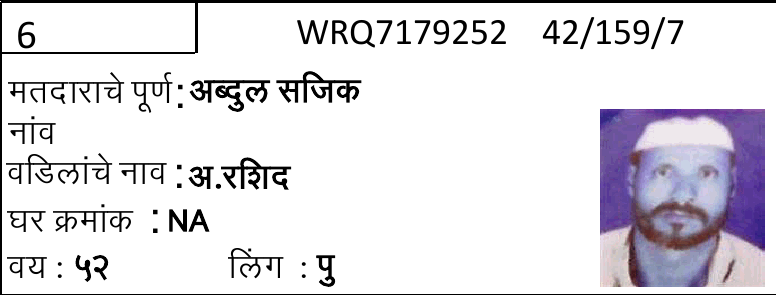
#> input picture data/1.png, 776 x 295 px
$ python -i crop.py   (imports and definitions only)
#> lines starting #> are read from the running program, lines starting #| are printed output that depends on the picture; after the words box and inside, x2 and y2 are one past the last pixel; in counts of white or black regions, pixels touching at a corner belong together
#> further down, picture is the input picture: shape (295, 776, 3); mean B, G, R 227.6, 222.3, 224.4

"""src.crop
-----------------

Utilities for cropping regions of interest from images used in
the ImageProcessing project.

This module provides deterministic crops (for age/gender regions)
and a utility to tightly crop around dark foreground pixels on a
light background.

All functions validate inputs, use snake_case names, and return
copies of image slices to avoid surprises from view semantics.
"""


import cv2
import numpy as np
from typing import Tuple

__all__ = ["crop_age", "crop_gender", "cut2cut_crop", "crop_epic_id", "crop_name", "crop_relationship",
           "crop_relationship_name", "crop_sr_no", "crop_ward_id", "crop_house_no"]


def _validate_image_and_shape(img: np.ndarray) -> Tuple[int, int]:
    if img is None:
        raise ValueError("`img` is None")
    if not isinstance(img, np.ndarray):
        raise TypeError("`img` must be a numpy.ndarray")
    if img.size == 0:
        raise ValueError("Empty image provided")

    h, w = img.shape[:2]
#> h = 295; w = 776
    return h, w


def _clamp(value: int, minimum: int, maximum: int) -> int:
    return max(minimum, min(value, maximum))


def cut2cut_crop(img: np.ndarray) -> np.ndarray:
    _ = _validate_image_and_shape(img)

    if img.ndim == 3 and img.shape[2] == 3:
        gray = cv2.cvtColor(img, cv2.COLOR_BGR2GRAY)
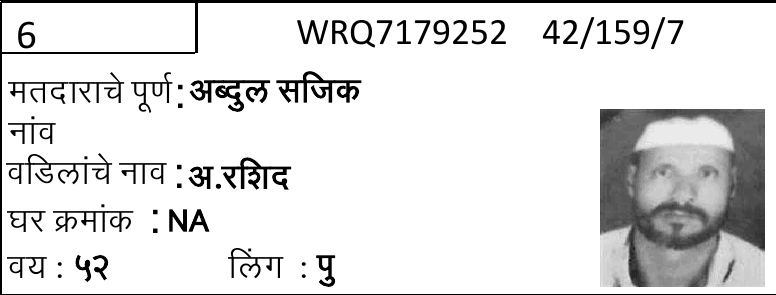
#> gray: shape (295, 776); min 0, max 255, mean 223.6
    else:
        gray = img.copy()

    _, binary = cv2.threshold(gray, 0, 255, cv2.THRESH_BINARY_INV | cv2.THRESH_OTSU)
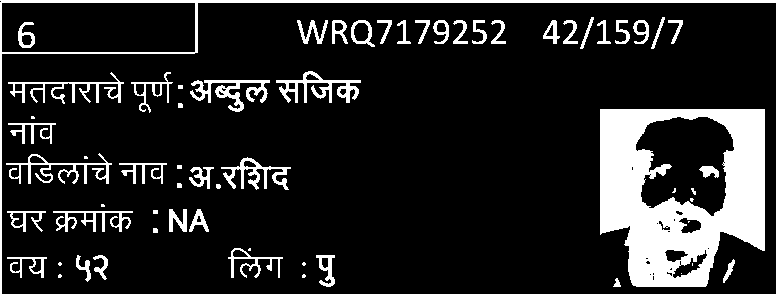
#> binary: shape (295, 776); 14.8% white; 63 white regions (13 under 20 px), largest, box (x1, y1, x2, y2) and area: (600, 109, 765, 287) 17725, (0, 0, 776, 295) 4221, (276, 71, 361, 103) 961

    coords = cv2.findNonZero(binary)
#> coords = contour of 33783 points, box (x1, y1, x2, y2) (0, 0, 776, 295), area 26594
    if coords is None:
        return img.copy()

    x, y, w, h = cv2.boundingRect(coords)
#> x = 0; y = 0; w = 776; h = 295
    return img[y : y + h, x : x + w].copy()


# [188 lines left out: functions crop_sr_no, crop_epic_id, crop_ward_id, crop_name, crop_relationship, crop_relationship and 4 more, not called in this run]

>>> import cv2
>>> picture = cv2.imread('../data/1.png')
>>> result = cut2cut_crop(picture)

$ run again, on data/2.png
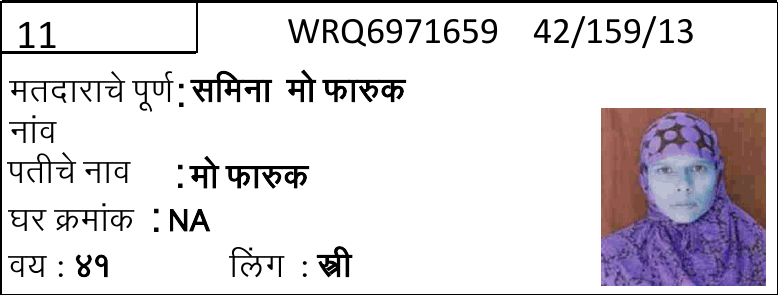
#> input picture data/2.png, 778 x 295 px
#> picture is the input picture: shape (295, 778, 3); mean B, G, R 221, 216.6, 220.2
#> in cut2cut_crop, `gray = cv2.cvtColor(img, cv2.COLOR_BGR2GRAY)`:
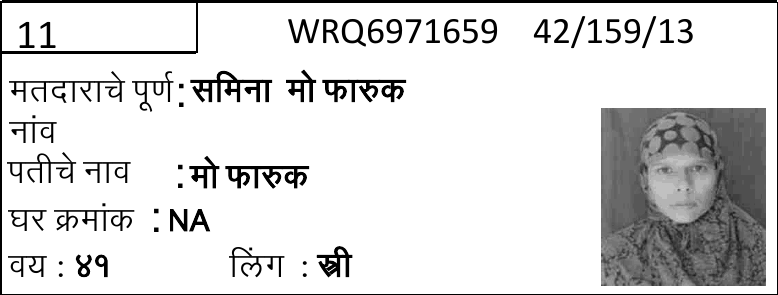
#> gray: shape (295, 778); min 0, max 255, mean 218.2
#> in cut2cut_crop, `_, binary = cv2.threshold(gray, 0, 255, cv2.THRESH_BINARY_INV | cv2.TH..`:
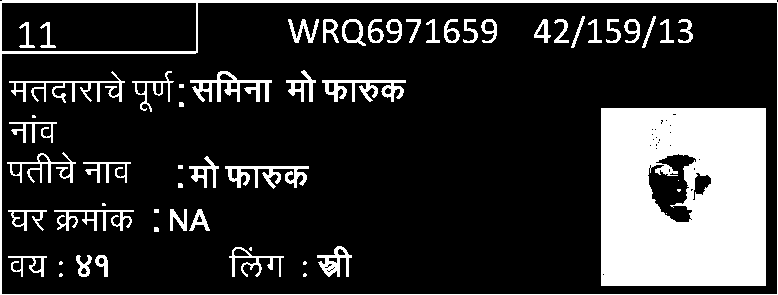
#> binary: shape (295, 778); 19.2% white; 58 white regions (10 under 20 px), largest, box (x1, y1, x2, y2) and area: (601, 108, 766, 286) 27222, (0, 0, 778, 295) 4663, (190, 71, 272, 102) 925
#> coords = contour of 44035 points, box (x1, y1, x2, y2) (0, 0, 778, 295), area 295
#> in cut2cut_crop, `x, y, w, h = cv2.boundingRect(coords)`: x = 0; w = 778; h = 295

$ run again, on data/3.png
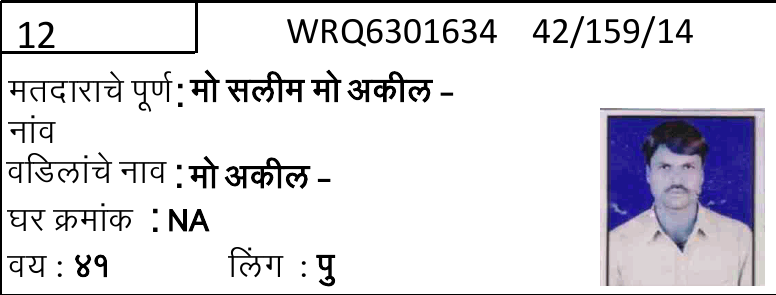
#> input picture data/3.png, 776 x 295 px
#> picture is the input picture: shape (295, 776, 3); mean B, G, R 225.4, 219.8, 220.9
#> in cut2cut_crop, `gray = cv2.cvtColor(img, cv2.COLOR_BGR2GRAY)`:
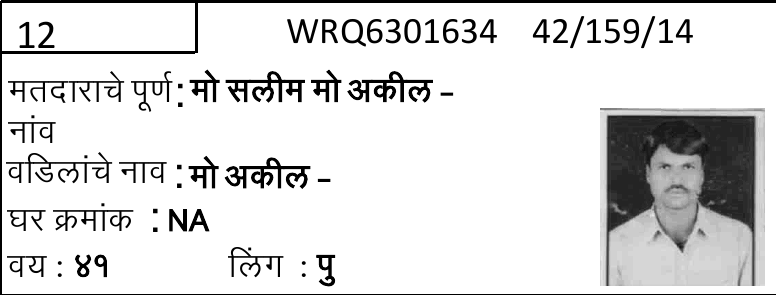
#> gray: shape (295, 776); min 0, max 255, mean 220.8
#> in cut2cut_crop, `_, binary = cv2.threshold(gray, 0, 255, cv2.THRESH_BINARY_INV | cv2.TH..`:
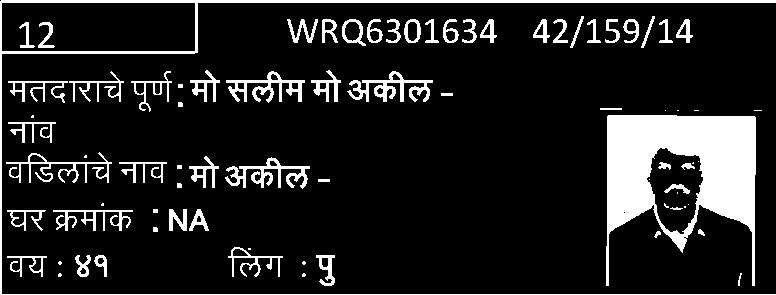
#> binary: shape (295, 776); 13.2% white; 79 white regions (19 under 20 px), largest, box (x1, y1, x2, y2) and area: (606, 115, 756, 286) 13048, (0, 0, 776, 295) 4414, (347, 71, 433, 102) 970
#> coords = contour of 30233 points, box (x1, y1, x2, y2) (0, 0, 776, 295), area 27349
#> in cut2cut_crop, `x, y, w, h = cv2.boundingRect(coords)`: x = 0; w = 776; h = 295
